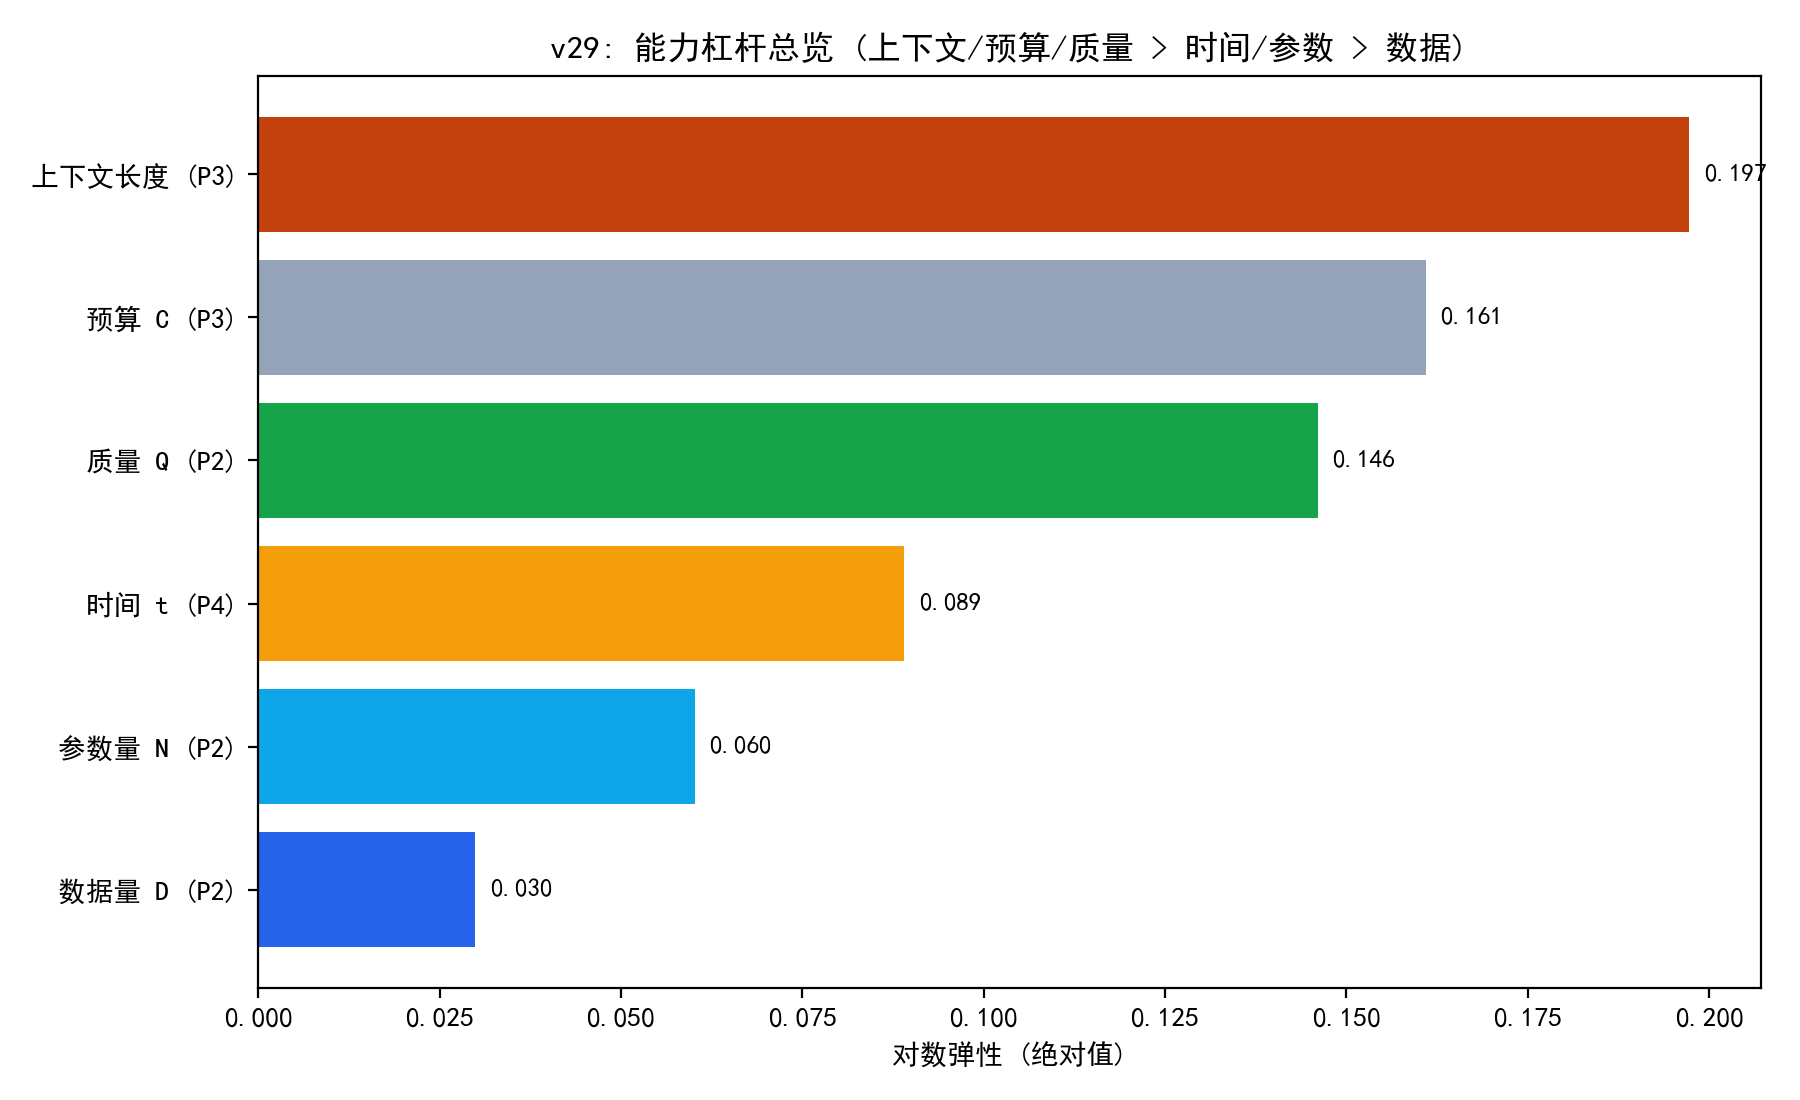

This figure's Python source:
# -*- coding: utf-8 -*-
"""
v29 实验: 四问题能力杠杆总览 (端到端弹性对照)
从各结果文件汇总"损失/能力对投入的对数弹性", 统一为可比口径:
  P2: |eps_N| |eps_D| |eps_Q|  (损失对 N/D/Q 的对数弹性, 交互(N)形式)
  P3: 预算弹性 (ln(L*-E)~lnC 斜率, v22) 与上下文弹性 (v9 bL)
  P4: 时间斜率 bT (能力前沿的年度对数增速)
产出总览表 + 横向条形图: 各通道杠杆排序 => 结论"质量与上下文是最高杠杆
通道, 规模次之, 时间外生演进 0.089".
输出: experiments/v29_leverage_overview.csv/.json/.png
"""
import os, sys, json
import numpy as np
import pandas as pd
sys.path.insert(0, os.path.join(os.path.dirname(__file__), "..", "code"))
from common import RES, BASE

EX = os.path.join(os.path.dirname(__file__))
os.makedirs(EX, exist_ok=True)

import matplotlib
matplotlib.use("Agg")
import matplotlib.pyplot as plt
import matplotlib.font_manager as fm
for _f in ("SimHei.ttf", "simsun.ttf"):
    _p = os.path.join(BASE, _f)
    if os.path.exists(_p):
        fm.fontManager.addfont(_p)
plt.rcParams["font.sans-serif"] = ["SimHei"]
plt.rcParams["axes.unicode_minus"] = False


def main():
    p2 = json.load(open(os.path.join(RES, "p2_scaling_results.json"), encoding="utf-8"))
    p4 = json.load(open(os.path.join(RES, "p4_results.json"), encoding="utf-8"))
    v22 = json.load(open(os.path.join(EX, "v22_p3_budget_ladder.json"), encoding="utf-8"))
    v9 = json.load(open(os.path.join(EX, "v9_p3_lctx_inner.json"), encoding="utf-8"))

    eps = p2["elasticity"]
    budget = v22["fits"]["power"]["slope"]
    bL = v9["benefit"]["bL"]
    bT = p4["frontier_qr"]["bT"]
    share = p4["annual_decomp"]["scale_share"]

    rows = [
        {"channel": "质量 Q (P2)", "type": "损失弹性 |eps_Q|", "value": abs(eps["eps_Q"]),
         "unit": "d lnL / dQ (Q+0.1 -> L降1.5%)"},
        {"channel": "上下文长度 (P3)", "type": "能力弹性 b_Lctx", "value": abs(bL),
         "unit": "lnS / ln L_ctx (约参数量弹性一半)"},
        {"channel": "预算 C (P3)", "type": "预算弹性", "value": abs(budget),
         "unit": "d ln(L*-E)/d lnC (翻倍预算损失降10.5%)"},
        {"channel": "参数量 N (P2)", "type": "损失弹性 |eps_N|", "value": abs(eps["eps_N"]),
         "unit": "d lnL / d lnN"},
        {"channel": "时间 t (P4)", "type": "前沿斜率 b_T", "value": float(bT),
         "unit": "d lnS / 年 (2024H2后放缓)"},
        {"channel": "数据量 D (P2)", "type": "损失弹性 |eps_D|", "value": abs(eps["eps_D"]),
         "unit": "d lnL / d lnD"},
    ]
    rdf = pd.DataFrame(rows)
    rdf.to_csv(os.path.join(EX, "v29_leverage_overview.csv"), index=False, encoding="utf-8-sig")
    print(rdf.round(3).to_string(index=False))

    fig, ax = plt.subplots(figsize=(9, 5.5))
    order = rdf.sort_values("value", ascending=True)
    bars = ax.barh(order["channel"], order["value"], color=["#2563EB", "#0EA5E9", "#F59E0B",
                                                             "#16A34A", "#94A3B8", "#C2410C"])
    for b, v in zip(bars, order["value"]):
        ax.text(v + 0.002, b.get_y() + b.get_height() / 2, f"{v:.3f}", va="center", fontsize=9)
    ax.set_xlabel("对数弹性 (绝对值)")
    ax.set_title("v29: 能力杠杆总览 (上下文/预算/质量 > 时间/参数 > 数据)")
    fig.tight_layout(); fig.savefig(os.path.join(EX, "v29_leverage_overview.png"), dpi=200)
    plt.close(fig)

    with open(os.path.join(EX, "v29_leverage_overview.json"), "w", encoding="utf-8") as f:
        json.dump({"rows": rows, "scale_share_p4": float(share)}, f, ensure_ascii=False, indent=2)
    print("scale_share:", share)
    print("\ndone v29")


if __name__ == "__main__":
    main()
